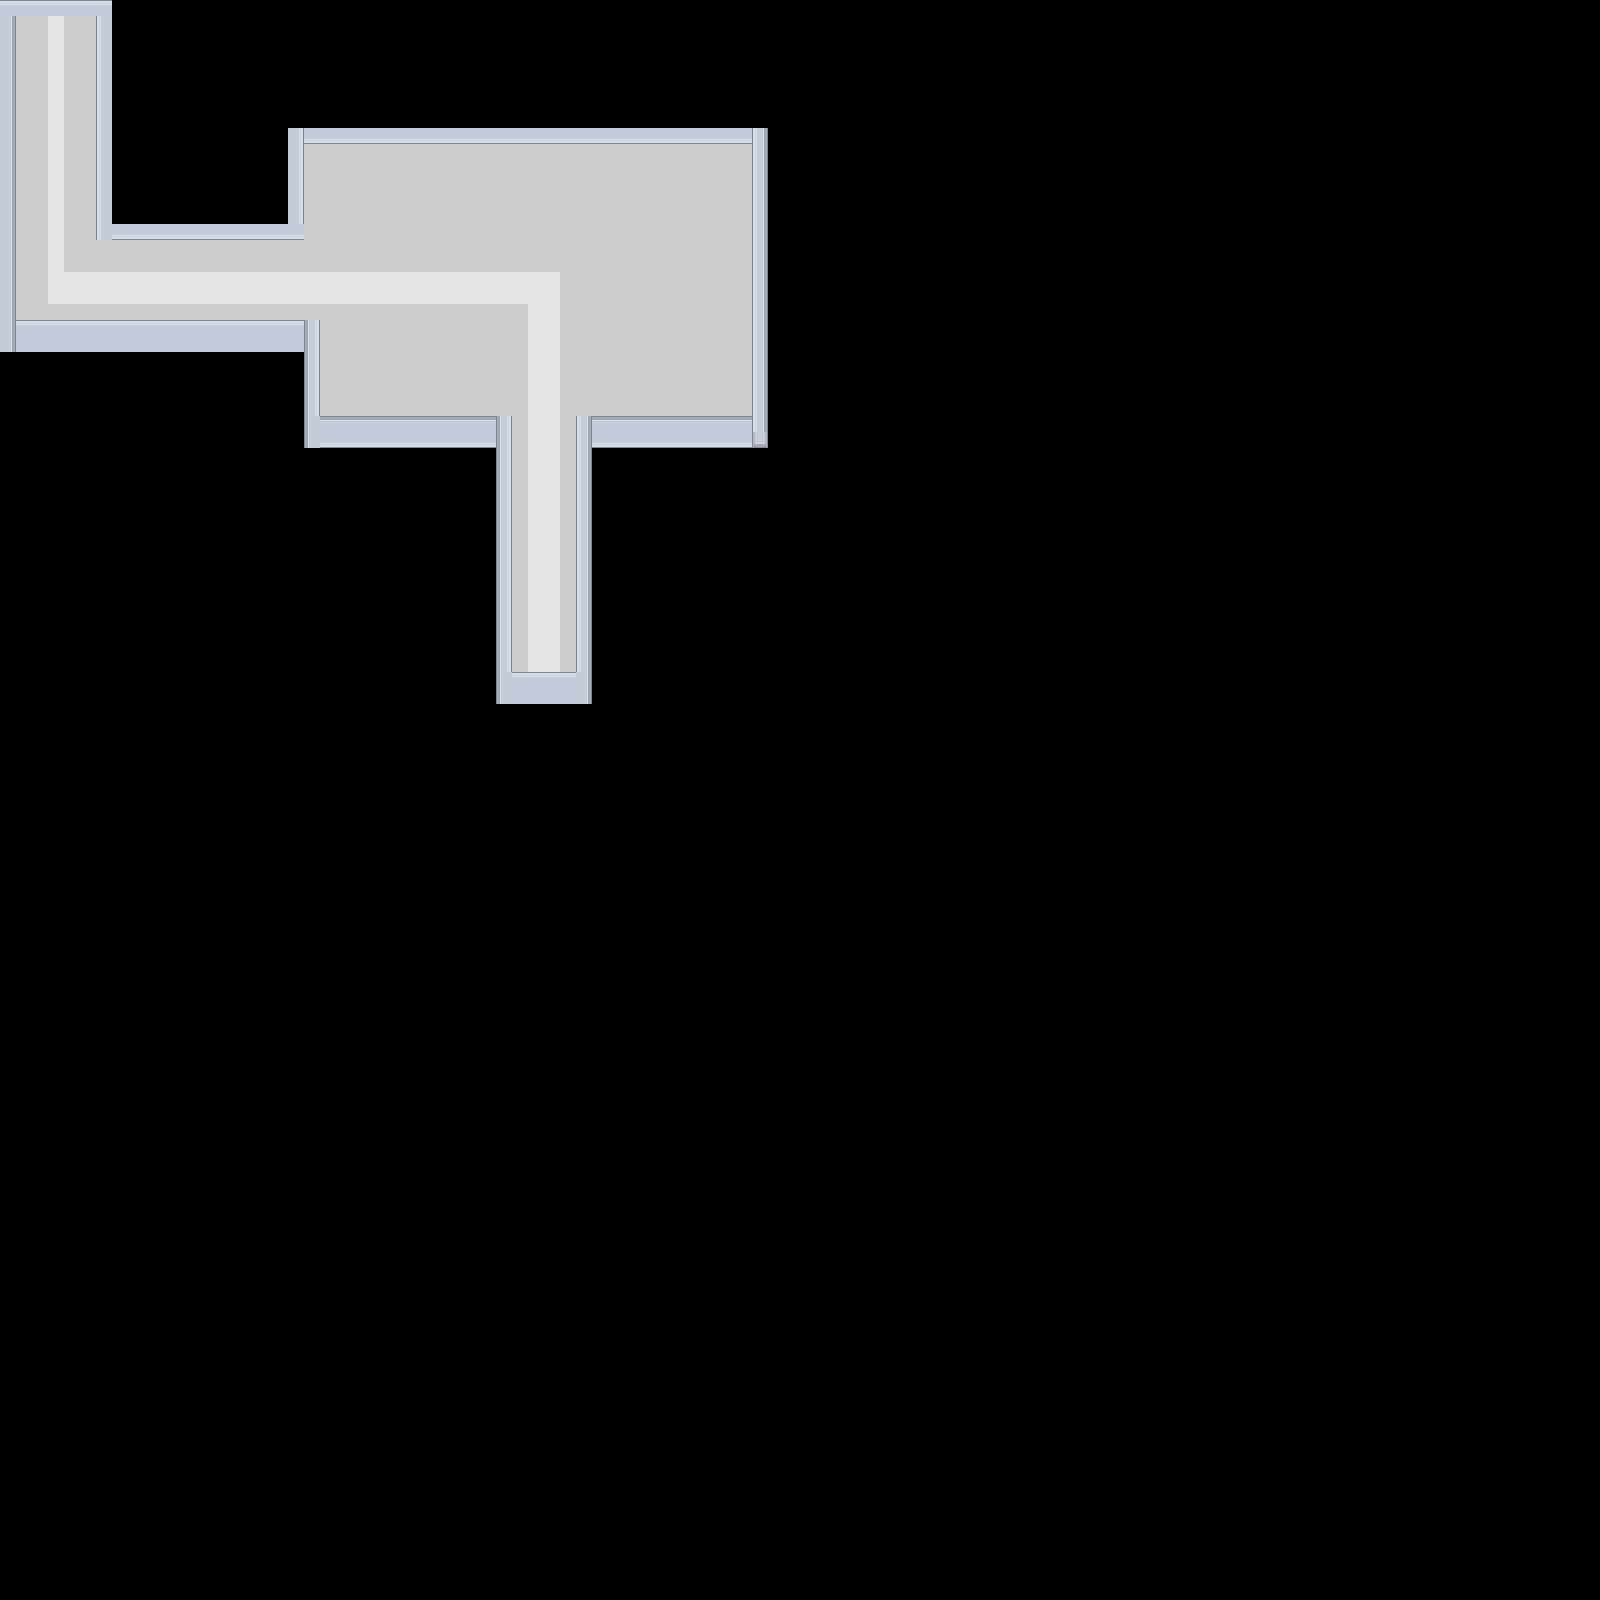

Rendered tile map (Tiled .tmx) drawn with the repository's tilesets; below, a short description and the map source with its tile grids summarised:
An orthogonal 100x100 tile map with 16x16 px tiles, 3 tile layers (Ground, Objects, AboveGround).

<map version="1.2" tiledversion="1.2.0" orientation="orthogonal" renderorder="right-down" width="100" height="100" tilewidth="16" tileheight="16" infinite="0" backgroundcolor="#000000" nextlayerid="4" nextobjectid="1">
 <tileset firstgid="1" name="roguelike" tilewidth="16" tileheight="16" spacing="1" tilecount="1920" columns="57">
  <image source="roguelike.png" width="968" height="526" />
  <tile id="826">
   <properties>
    <property name="obstacle" type="bool" value="true" />
   </properties>
  </tile>
  <tile id="827">
   <properties>
    <property name="obstacle" type="bool" value="true" />
   </properties>
  </tile>
  <tile id="828">
   <properties>
    <property name="obstacle" type="bool" value="true" />
   </properties>
  </tile>
  <tile id="829">
   <properties>
    <property name="obstacle" type="bool" value="true" />
   </properties>
  </tile>
  <tile id="830">
   <properties>
    <property name="obstacle" type="bool" value="true" />
   </properties>
  </tile>
  <tile id="831">
   <properties>
    <property name="obstacle" type="bool" value="true" />
   </properties>
  </tile>
  <tile id="882">
   <properties>
    <property name="obstacle" type="bool" value="true" />
   </properties>
  </tile>
  <tile id="883">
   <properties>
    <property name="obstacle" type="bool" value="true" />
   </properties>
  </tile>
  <tile id="884">
   <properties>
    <property name="obstacle" type="bool" value="true" />
   </properties>
  </tile>
  <tile id="885">
   <properties>
    <property name="obstacle" type="bool" value="true" />
   </properties>
  </tile>
  <tile id="886">
   <properties>
    <property name="obstacle" type="bool" value="true" />
   </properties>
  </tile>
  <tile id="887">
   <properties>
    <property name="obstacle" type="bool" value="true" />
   </properties>
  </tile>
  <tile id="888">
   <properties>
    <property name="obstacle" type="bool" value="true" />
   </properties>
  </tile>
  <tile id="939">
   <properties>
    <property name="obstacle" type="bool" value="true" />
   </properties>
  </tile>
  <tile id="940">
   <properties>
    <property name="obstacle" type="bool" value="true" />
   </properties>
  </tile>
  <tile id="941">
   <properties>
    <property name="obstacle" type="bool" value="true" />
   </properties>
  </tile>
  <tile id="942">
   <properties>
    <property name="obstacle" type="bool" value="true" />
   </properties>
  </tile>
  <tile id="943">
   <properties>
    <property name="obstacle" type="bool" value="true" />
   </properties>
  </tile>
  <tile id="944">
   <properties>
    <property name="obstacle" type="bool" value="true" />
   </properties>
  </tile>
  <tile id="945">
   <properties>
    <property name="obstacle" type="bool" value="true" />
   </properties>
  </tile>
 </tileset>
 <layer id="1" name="Ground" width="100" height="100">
  <data>[10000 cells, 746 non-empty, 2 distinct tile ids]</data>
 </layer>
 <layer id="2" name="Objects" width="100" height="100">
  <data>[10000 cells, 192 non-empty, 5 distinct tile ids]</data>
 </layer>
 <layer id="3" name="AboveGround" width="100" height="100">
  <data>[10000 cells, 46 non-empty, 3 distinct tile ids]</data>
 </layer>
</map>
